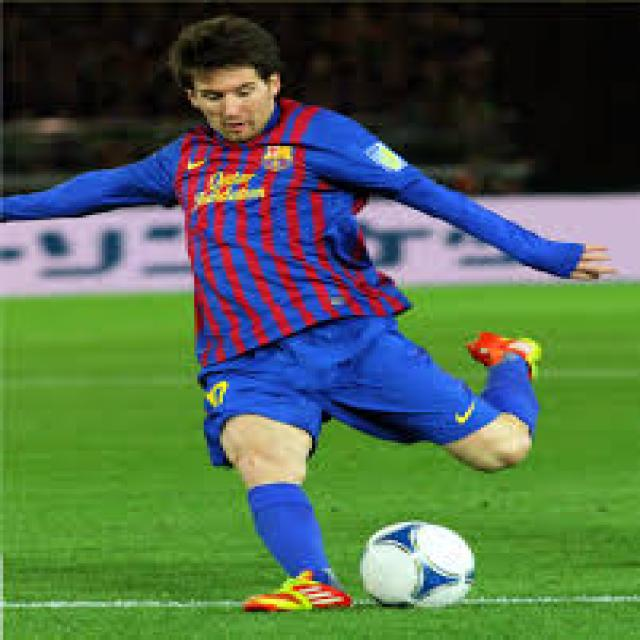
#> input picture Images/messi.jpg, 640 x 640 px, found by its file name
$ python targeted_area_black.py
#> lines starting #> are read from the running program, lines starting #| are printed output that depends on the picture; after the words box and inside, x2 and y2 are one past the last pixel; in counts of white or black regions, pixels touching at a corner belong together
import cv2
import numpy as np


messi_image = cv2.imread("images/messi.jpg")
#> messi_image is the input picture: shape (640, 640, 3); mean B, G, R 76.1, 101.8, 78.2

# messi_image[505 : 623 , 345 : 499] = 0

foot_ball_image = messi_image[505 : 623 , 345 : 499]
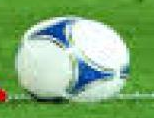
#> foot_ball_image: shape (118, 154, 3); mean B, G, R 117.1, 173.3, 128
messi_image[38 : 156 , 373 : 527] = foot_ball_image
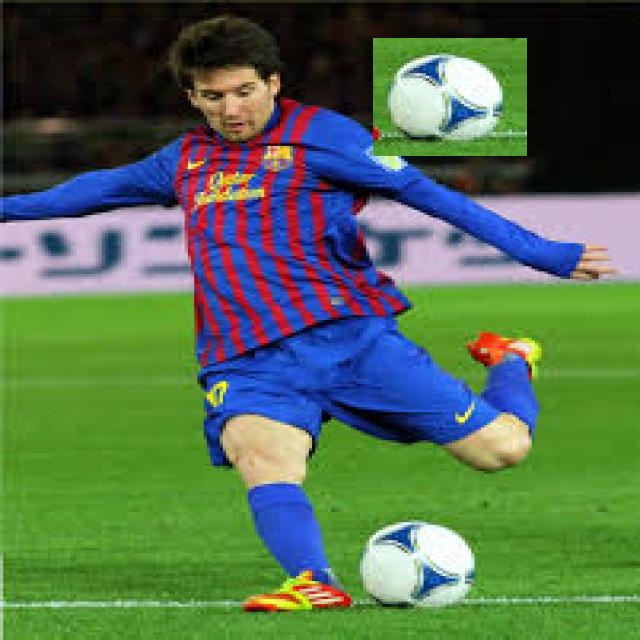
#> messi_image: shape (640, 640, 3); 4.44% of pixels changed, all inside (x1, y1, x2, y2) = (373, 38, 527, 156)


cv2.imshow("original" , messi_image)

cv2.waitKey()
cv2.destroyAllWindows()

$ run again, with Images/old.jpg copied over Images/messi.jpg
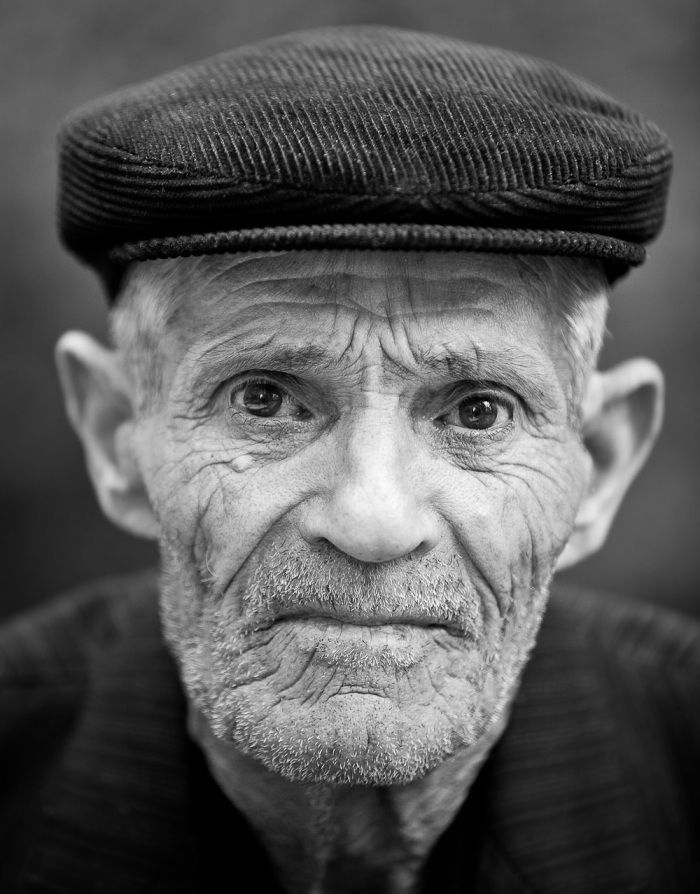
#> input picture Images/old.jpg, 700 x 894 px, found by its file name
#> messi_image is the input picture: shape (894, 700, 3); min 0, max 255, mean 87.3
#> `foot_ball_image = messi_image[505 : 623 , 345 : 499]`:
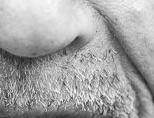
#> foot_ball_image: shape (118, 154, 3); min 38, max 255, mean 164.5
#> `messi_image[38 : 156 , 373 : 527] = foot_ball_image`:
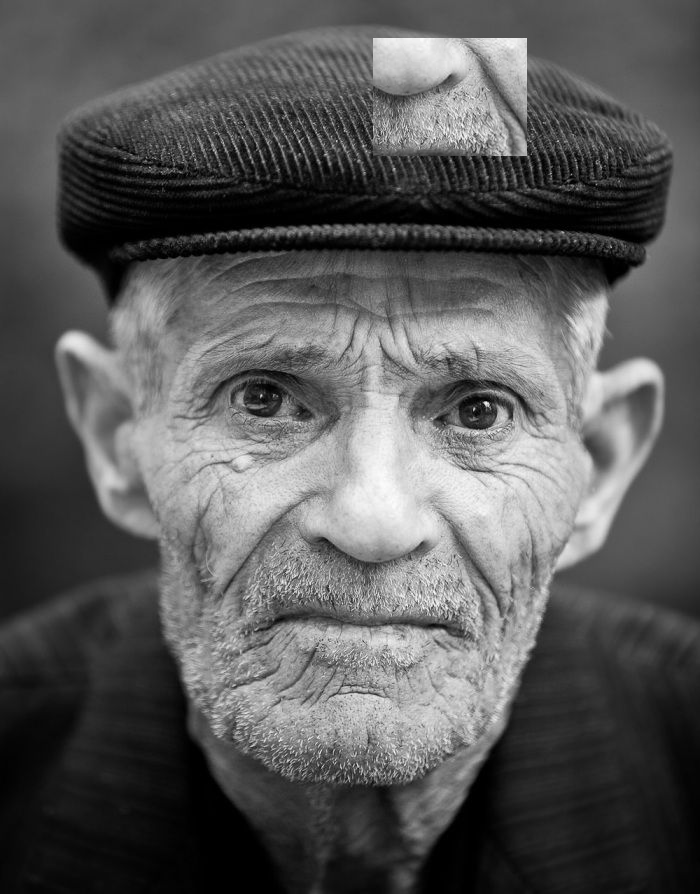
#> messi_image: shape (894, 700, 3); 2.9% of pixels changed, all inside (x1, y1, x2, y2) = (373, 38, 527, 156)
